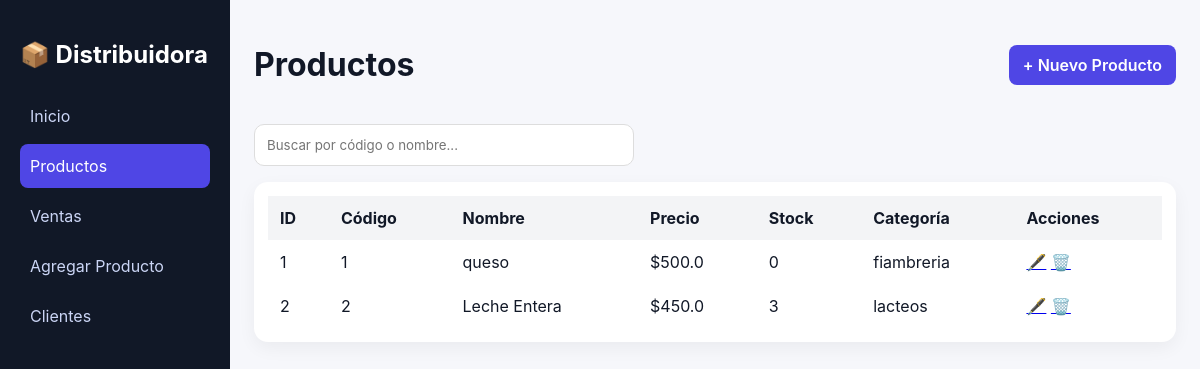
Before: /productos with the older database file.
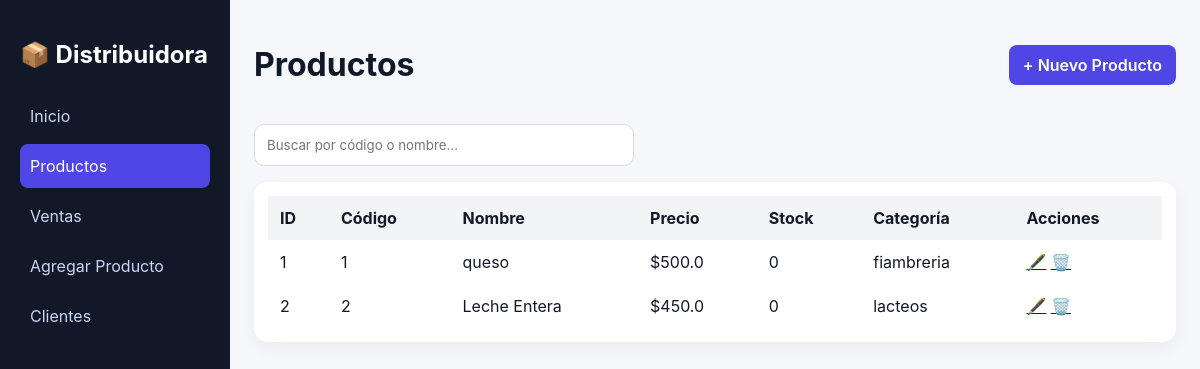
After: the same page with the newer database file.
### tables this page shows
CREATE TABLE productos (
            id INTEGER PRIMARY KEY AUTOINCREMENT,
            nombre TEXT NOT NULL,
            codigo TEXT NOT NULL,
            precio REAL NOT NULL,
            stock INTEGER NOT NULL DEFAULT 0,
            categoria TEXT NOT NULL
        );

### routes/products.py (the view)
@productos_bp.route("/productos")
def productos():
    conn = conectar()
    producto = conn.execute("SELECT * FROM productos").fetchall()
    for p in producto:
        print(dict(p))
    conn.close()
    return render_template("productos.html", productos=producto, page = "productos")

### db.py (called while the page is built)
def conectar():
    conn = sqlite3.connect(DB_NAME)
    conn.row_factory = sqlite3.Row
    return conn

### templates/productos.html (shortened to what this page needs)
<html lang="es">
<head>
<link rel="stylesheet" href="/static/style.css">
</head>
<body>
<div class="app">
  <aside class="sidebar">
    <h2 class="logo">📦 Distribuidora</h2>
     <nav>
    <a href="/" class="{% if page == 'inicio' %}active{% endif %}">Inicio</a>
    <a href="/productos" class="{% if page == 'productos' %}active{% endif %}">
      Productos
    </a>
    <a href="/ventas" class="{% if page == 'ventas' %}active{% endif %}">
      Ventas
    </a>
    <a href="/agregar_productos" class="{% if page == 'agregar_productos' %}active{% endif %}">
      Agregar Producto
    </a>
    <a href="/clientes" class="{% if page == 'clientes' %}active{% endif %}">
      Clientes
    </a>
  </nav>
  </aside>
  <main class="content">
    <header class="topbar">
      <h1>Productos</h1>
      <a href="/agregar_productos" class="btn-primary">+ Nuevo Producto</a>
    </header>
    <div class="search-box">
      <input type="text" id="searchInput" placeholder="Buscar por código o nombre...">
    </div>
    <div class="table-card">
      <table id="productsTable">
        <thead>
          <tr>
            <th>ID</th>
            <th>Código</th>
            <th>Nombre</th>
            <th>Precio</th>
            <th>Stock</th>
            <th>Categoría</th>
            <th>Acciones</th>
          </tr>
        </thead>
        <tbody>
          {% for producto in productos %}
          <tr>
            <td>{{ producto.id }}</td>
            <td class="codigo">{{ producto.codigo }}</td>
            <td class="nombre">{{ producto.nombre }}</td>
            <td>${{ producto.precio }}</td>
            <td>{{ producto.stock }}</td>
            <td>{{ producto.categoria }}</td>
            <td><a href="/editar_producto/{{ producto.id }}" class="btn-edit">🖋️</a>
                <a href="/eliminar_producto/{{ producto.id }}" class="btn-delete">🗑️</a>
            </td>
          </tr>
          {% endfor %}
        </tbody>
      </table>
    </div>
  </main>
</div>
</body>
</html>

Changed rows visible on the page:
changed productos "Leche Entera": stock "3" → "0"
